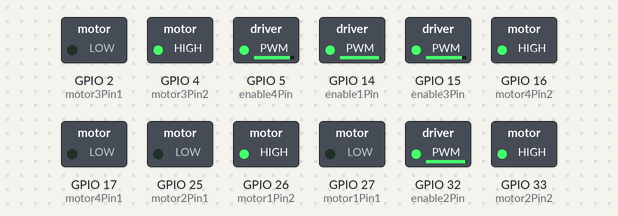
Bench run of a program on a simulated ESP32. On the bench: switched loads named in the program (green lamp = pin HIGH).

Above: at 0.1 s.
Timing chart, 0 to 1.6 s (numbered marks = the images above):
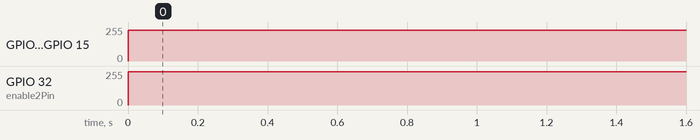

The program:

main.cpp
```cpp
#include <Arduino.h>

// Motor A
int motor1Pin1 = 27;
int motor1Pin2 = 26;
int enable1Pin = 14;
int pwmChannel1 = 0;

// Motor B
int motor2Pin1 = 25;
int motor2Pin2 = 33;
int enable2Pin = 32;
int pwmChannel2 = 1;

// Motor C
int motor3Pin1 = 2;
int motor3Pin2 = 4;
int enable3Pin = 15;
int pwmChannel3 = 2;

// Motor D
int motor4Pin1 = 17;
int motor4Pin2 = 16;
int enable4Pin = 5;
int pwmChannel4 = 3;

void setup() {
  // sets the pins as outputs:
  pinMode(motor1Pin1, OUTPUT);
  pinMode(motor1Pin2, OUTPUT);
  pinMode(enable1Pin, OUTPUT);

  pinMode(motor2Pin1, OUTPUT);
  pinMode(motor2Pin2, OUTPUT);
  pinMode(enable2Pin, OUTPUT);

  pinMode(motor3Pin1, OUTPUT);
  pinMode(motor3Pin2, OUTPUT);
  pinMode(enable3Pin, OUTPUT);

  pinMode(motor4Pin1, OUTPUT);
  pinMode(motor4Pin2, OUTPUT);
  pinMode(enable4Pin, OUTPUT);

  // configure LED PWM functionalities for all motors
  ledcSetup(pwmChannel1, 30000, 8);
  ledcSetup(pwmChannel2, 30000, 8);
  ledcSetup(pwmChannel3, 30000, 8);
  ledcSetup(pwmChannel4, 30000, 8);

  // attach the channels to the GPIOs to be controlled
  ledcAttachPin(enable1Pin, pwmChannel1);
  ledcAttachPin(enable2Pin, pwmChannel2);
  ledcAttachPin(enable3Pin, pwmChannel3);
  ledcAttachPin(enable4Pin, pwmChannel4);

  digitalWrite(enable1Pin, HIGH);
  digitalWrite(enable2Pin, HIGH);
  digitalWrite(enable3Pin, HIGH);
  digitalWrite(enable4Pin, HIGH);

  digitalWrite(motor1Pin1, LOW);
  digitalWrite(motor1Pin2, HIGH);
  digitalWrite(motor2Pin1, LOW);
  digitalWrite(motor2Pin2, HIGH);
  digitalWrite(motor3Pin1, LOW);
  digitalWrite(motor3Pin2, HIGH);
  digitalWrite(motor4Pin1, LOW);
  digitalWrite(motor4Pin2, HIGH);

  Serial.begin(115200);
}

void loop() {
  // Move the DC motors forward at maximum speed
  ledcWrite(pwmChannel1, 250);
  ledcWrite(pwmChannel2, 250);
  ledcWrite(pwmChannel3, 230);
  ledcWrite(pwmChannel4, 230);
}
```

Measured:
- by itself, GPIO 5 (enable4Pin), GPIO 15 (enable3Pin): 0/255 → 229/255 at 0.00 s
- by itself, GPIO 32 (enable2Pin): 0/255 → 249/255 at 0.00 s
